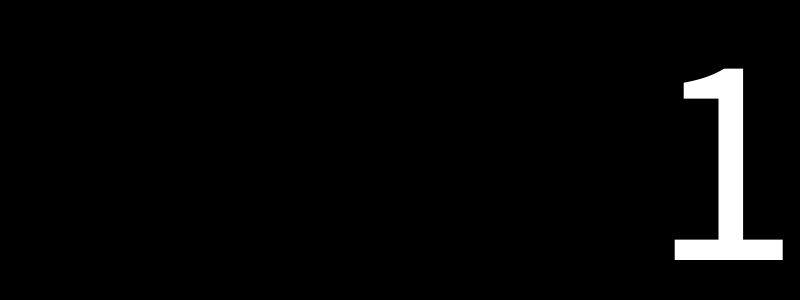
Frame 1 (no input)
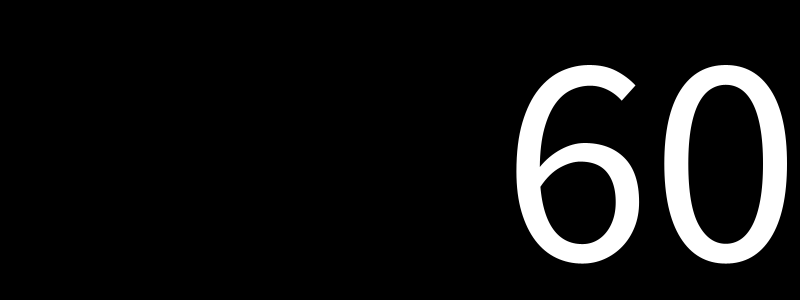
Frame 60 (the mouse pressed at the canvas centre just before this capture)
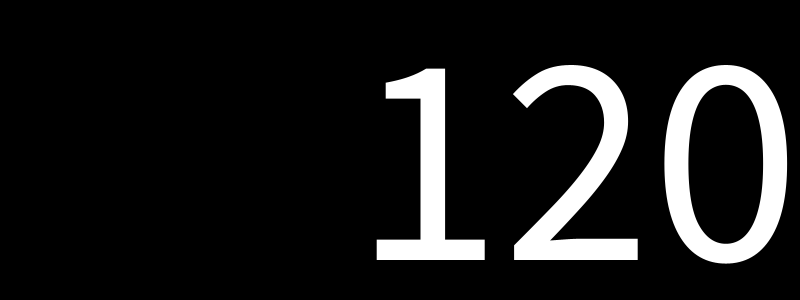
Frame 120 (the mouse held since frame 60 and released just before this capture)

The Processing sketch that drew these frames (run headless with seeded random() and noise(); from frame 60 on, the mouse is pressed at the canvas centre):

// Processing sketch: s1_loop
// ── s1_loop.pde
void setup(){
  size(800, 300); // ウィンドウサイズ
  textSize(300); // フォントサイズ
  textAlign(RIGHT); // テキストのレイアウト
}

void draw(){
  background(0); // 背景のクリア
  text(frameCount, 800, 260);
}
